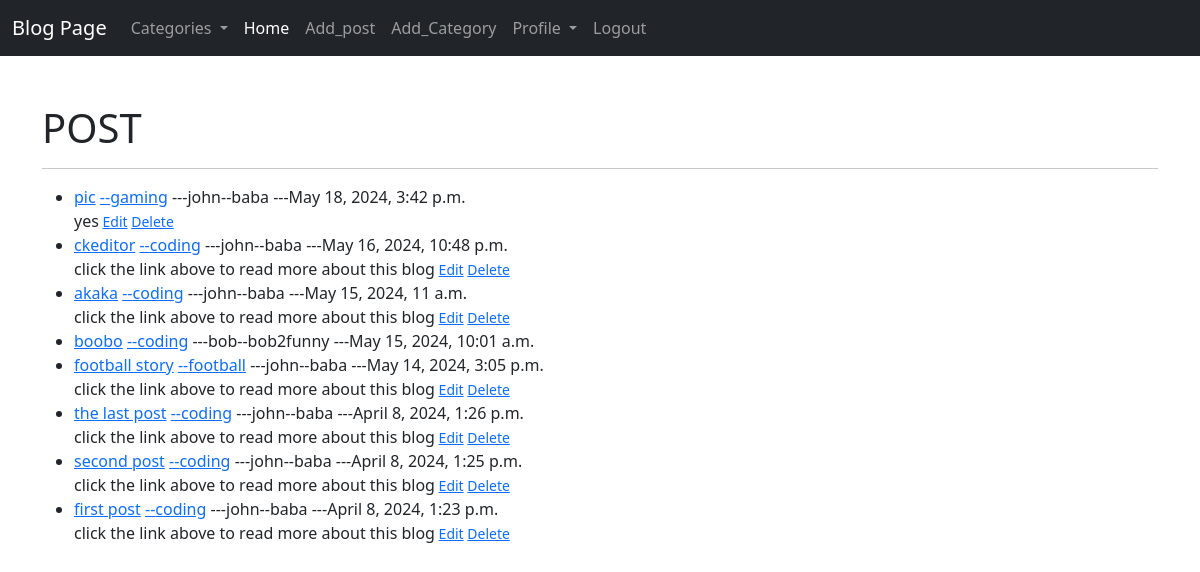
The app's page / (signed in) with its own data.
### base/models.py (models this page shows, shortened)
class Post(models.Model):
    title = models.CharField(max_length=255)
    title_tag = models.CharField(max_length=255)
    header_img= models.ImageField(null=True, blank=True, upload_to="images/")
    content = RichTextField(blank=True, null=True)
    date_posted = models.DateTimeField(auto_now_add=True)
    author = models.ForeignKey(User, on_delete=models.CASCADE)
    category = models.CharField(max_length= 255, default= "coding")
    snippet = models.CharField(max_length= 255)
    likes = models.ManyToManyField(User, related_name='blog_post')

### base/views.py (the view)
# urls.py: path('', HomeView.as_view(), name="home"),
class HomeView (ListView):
    model = Post
    template_name = "base/home.html"
    cats = Category.objects.all()
    ordering = ['-date_posted']
    def get_context_data (self, *args, **kwargs):
        cat_menu = Category.objects.all()
        context = super(HomeView,self).get_context_data()
        context ["cat_menu"] = cat_menu
        return context

### base/models.py (called while the page is built)
    def __str__(self):
        return self.name

### base/templates/base/home.html (shortened to what this page needs)
{% extends "base/base.html" %}
{% block content %}
<h1>POST</h1><hr>
    <ul>
        {% if user.is_authenticated%}
        {% for post in object_list %}
            <li> <a href ="{% url 'detail' post.pk%}"> {{post.title}}</a>  <a href ="{% url 'category' post.category|slugify %}">--{{post.category}}</a>  ---{{post.author.first_name}}--{{post.author.last_name}} ---{{post.date_posted}}<br>
                {% if user.id == post.author.id%}
                    {{post.snippet|safe}}<small> <a href ="{% url 'edit' post.pk%}">Edit</a> <a href ="{% url 'delete' post.pk%}">Delete</a> </small><br>
                {% endif %}
        {% endfor %}
        {%else%}
        You're not login
        {% endif %}
    </ul>
{% endblock content %}

### records on screen
Post: title "pic", category "gaming", author.first_name "john", author.last_name "baba", date_posted "May 18, 2024, 3:42 p.m.", snippet "yes"
Post: title "ckeditor", category "coding", author.first_name "john", author.last_name "baba", date_posted "May 16, 2024, 10:48 p.m.", snippet "click the link above to read more about this blog"
Post: title "akaka", category "coding", author.first_name "john", author.last_name "baba", date_posted "May 15, 2024, 11 a.m.", snippet "click the link above to read more about this blog"
Post: title "boobo", category "coding", author.first_name "bob", author.last_name "bob2funny", date_posted "May 15, 2024, 10:01 a.m."
Post: title "football story", category "football", author.first_name "john", author.last_name "baba", date_posted "May 14, 2024, 3:05 p.m.", snippet "click the link above to read more about this blog"
Post: title "the last post", category "coding", author.first_name "john", author.last_name "baba", date_posted "April 8, 2024, 1:26 p.m.", snippet "click the link above to read more about this blog"
Post: title "second post", category "coding", author.first_name "john", author.last_name "baba", date_posted "April 8, 2024, 1:25 p.m.", snippet "click the link above to read more about this blog"
Post: title "first post", category "coding", author.first_name "john", author.last_name "baba", date_posted "April 8, 2024, 1:23 p.m.", snippet "click the link above to read more about this blog"
